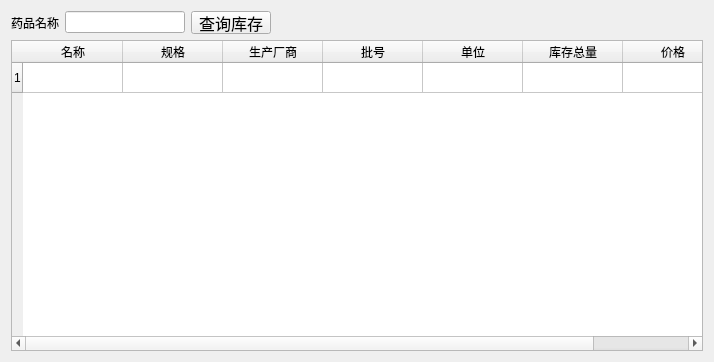
<?xml version="1.0" encoding="UTF-8"?>
<ui version="4.0">
 <class>PharmacyInventory</class>
 <widget class="QWidget" name="PharmacyInventory">
  <property name="geometry">
   <rect>
    <x>0</x>
    <y>0</y>
    <width>714</width>
    <height>362</height>
   </rect>
  </property>
  <property name="windowTitle">
   <string>药品库存</string>
  </property>
  <layout class="QVBoxLayout" name="verticalLayout">
   <item>
    <layout class="QHBoxLayout" name="horizontalLayout">
     <item>
      <widget class="QLabel" name="label">
       <property name="text">
        <string>药品名称</string>
       </property>
      </widget>
     </item>
     <item>
      <widget class="QLineEdit" name="lineEdit_code">
       <property name="maximumSize">
        <size>
         <width>120</width>
         <height>16777215</height>
        </size>
       </property>
      </widget>
     </item>
     <item>
      <widget class="QPushButton" name="FindButton">
       <property name="maximumSize">
        <size>
         <width>16777215</width>
         <height>23</height>
        </size>
       </property>
       <property name="font">
        <font>
         <family>Agency FB</family>
         <pointsize>12</pointsize>
        </font>
       </property>
       <property name="text">
        <string>查询库存</string>
       </property>
      </widget>
     </item>
     <item>
      <spacer name="horizontalSpacer">
       <property name="orientation">
        <enum>Qt::Horizontal</enum>
       </property>
       <property name="sizeHint" stdset="0">
        <size>
         <width>40</width>
         <height>20</height>
        </size>
       </property>
      </spacer>
     </item>
    </layout>
   </item>
   <item>
    <widget class="QTableWidget" name="tableWidget">
     <property name="sortingEnabled">
      <bool>true</bool>
     </property>
     <attribute name="verticalHeaderShowSortIndicator" stdset="0">
      <bool>false</bool>
     </attribute>
     <attribute name="verticalHeaderStretchLastSection">
      <bool>false</bool>
     </attribute>
     <row>
      <property name="text">
       <string>1</string>
      </property>
     </row>
     <column>
      <property name="text">
       <string>名称</string>
      </property>
     </column>
     <column>
      <property name="text">
       <string>规格</string>
      </property>
     </column>
     <column>
      <property name="text">
       <string>生产厂商</string>
      </property>
     </column>
     <column>
      <property name="text">
       <string>批号</string>
      </property>
     </column>
     <column>
      <property name="text">
       <string>单位</string>
      </property>
     </column>
     <column>
      <property name="text">
       <string>库存总量</string>
      </property>
     </column>
     <column>
      <property name="text">
       <string>价格</string>
      </property>
     </column>
    </widget>
   </item>
  </layout>
 </widget>
 <layoutdefault spacing="6" margin="11"/>
 <resources/>
 <connections/>
</ui>
